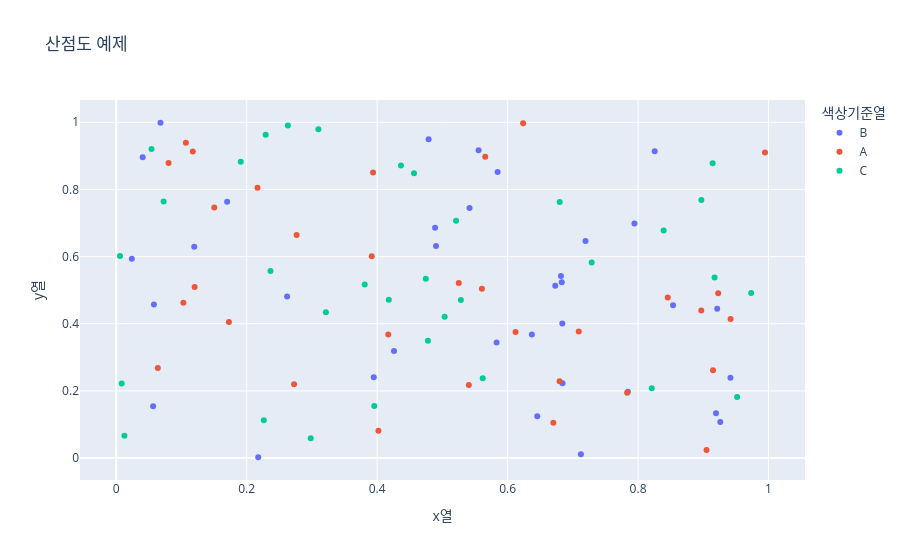

Source (notebook cell):
### Code cell
import plotly.express as px
import pandas as pd
import numpy as np # 난수값

df = pd.DataFrame({
    "x열" : np.random.rand(100), # 0~1 미만의 실수자료형의 값을 랜덤으로 생성
    "y열" : np.random.rand(100),
    "색상기준열" : np.random.choice(["A", "B", "C"], 100)
})

fig = px.scatter(
    df,
    x="x열",
    y="y열",
    color="색상기준열",
    title="산점도 예제"
)

fig.show()

### Figure 1 — Plotly figure (JSON) as saved in the notebook; plotly's stock layout.template omitted (floating-point values rounded to 4 significant figures)
{"data": [{"hovertemplate": "색상기준열=B<br>x열=%{x}<br>y열=%{y}<extra></extra>", "legendgroup": "B", "marker": {"color": "#636efa", "symbol": "circle"}, "mode": "markers", "name": "B", "orientation": "v", "showlegend": true, "type": "scatter", "x": [0.6839, 0.5417, 0.4888, 0.6842, 0.05658, 0.4903, 0.7194, 0.4259, 0.683, 0.1701, 0.4789, 0.04059, 0.5847, 0.05781, 0.7944, 0.3949, 0.7844, 0.5831, 0.9213, 0.02397, 0.8255, 0.262, 0.6818, 0.7124, 0.6372, 0.8536, 0.9195, 0.6455, 0.926, 0.1196, 0.673, 0.0679, 0.9416, 0.2177, 0.5555], "xaxis": "x", "y": [0.4006, 0.7447, 0.6855, 0.2229, 0.154, 0.6317, 0.6467, 0.3191, 0.5237, 0.7632, 0.9496, 0.8961, 0.852, 0.4576, 0.6987, 0.2403, 0.1971, 0.3443, 0.445, 0.5939, 0.914, 0.4809, 0.5421, 0.01122, 0.3677, 0.4553, 0.1332, 0.1242, 0.1072, 0.629, 0.513, 0.9986, 0.2391, 0.002311, 0.9168], "yaxis": "y"}, {"hovertemplate": "색상기준열=A<br>x열=%{x}<br>y열=%{y}<extra></extra>", "legendgroup": "A", "marker": {"color": "#EF553B", "symbol": "circle"}, "mode": "markers", "name": "A", "orientation": "v", "showlegend": true, "type": "scatter", "x": [0.2765, 0.5657, 0.2727, 0.3918, 0.9946, 0.5606, 0.9149, 0.1503, 0.1068, 0.9418, 0.7832, 0.0803, 0.7091, 0.6238, 0.06382, 0.5405, 0.8455, 0.905, 0.1728, 0.6701, 0.2166, 0.5251, 0.6122, 0.6797, 0.1029, 0.8969, 0.9229, 0.402, 0.3938, 0.1202, 0.4171, 0.1174], "xaxis": "x", "y": [0.6641, 0.8975, 0.2194, 0.6007, 0.9099, 0.5041, 0.2618, 0.7464, 0.9393, 0.4141, 0.1941, 0.879, 0.3772, 0.9971, 0.268, 0.2175, 0.4781, 0.02363, 0.4052, 0.1049, 0.8048, 0.5215, 0.3757, 0.2284, 0.4627, 0.4393, 0.4907, 0.08112, 0.8503, 0.5098, 0.368, 0.9128], "yaxis": "y"}, {"hovertemplate": "색상기준열=C<br>x열=%{x}<br>y열=%{y}<extra></extra>", "legendgroup": "C", "marker": {"color": "#00cc96", "symbol": "circle"}, "mode": "markers", "name": "C", "orientation": "v", "showlegend": true, "type": "scatter", "x": [0.01259, 0.5035, 0.7289, 0.4778, 0.4746, 0.381, 0.521, 0.1909, 0.2292, 0.2982, 0.07267, 0.6798, 0.9143, 0.821, 0.5619, 0.3956, 0.9173, 0.05412, 0.3214, 0.3099, 0.9734, 0.008364, 0.9518, 0.005823, 0.5283, 0.2366, 0.4565, 0.4178, 0.4365, 0.2632, 0.8392, 0.2263, 0.897], "xaxis": "x", "y": [0.06655, 0.421, 0.5823, 0.3491, 0.5342, 0.5169, 0.7066, 0.8824, 0.9627, 0.05915, 0.7639, 0.7627, 0.8777, 0.2077, 0.2374, 0.1547, 0.5376, 0.9201, 0.4344, 0.9793, 0.4919, 0.2223, 0.1814, 0.6016, 0.4705, 0.5574, 0.8479, 0.4711, 0.8711, 0.9906, 0.6779, 0.1128, 0.7682], "yaxis": "y"}], "layout": {"legend": {"title": {"text": "색상기준열"}, "tracegroupgap": 0}, "title": {"text": "산점도 예제"}, "xaxis": {"anchor": "y", "domain": [0, 1], "title": {"text": "x열"}}, "yaxis": {"anchor": "x", "domain": [0, 1], "title": {"text": "y열"}}}}
